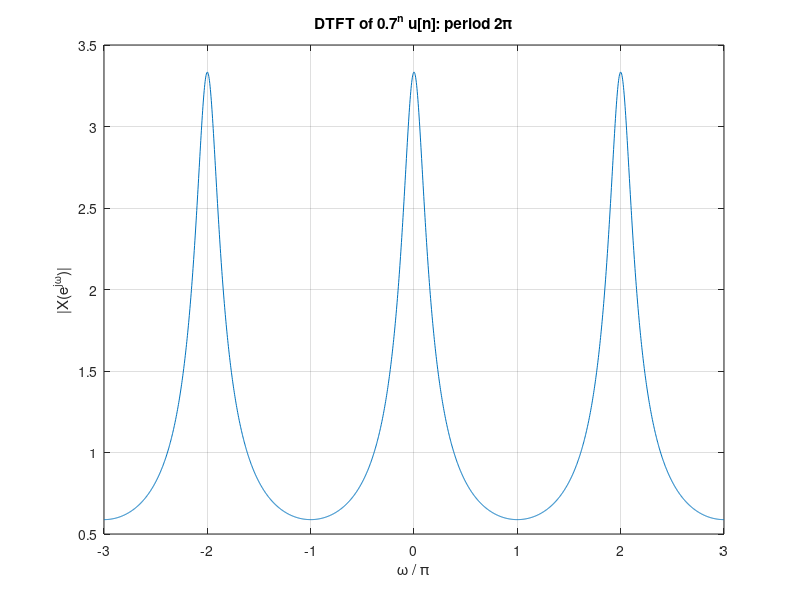
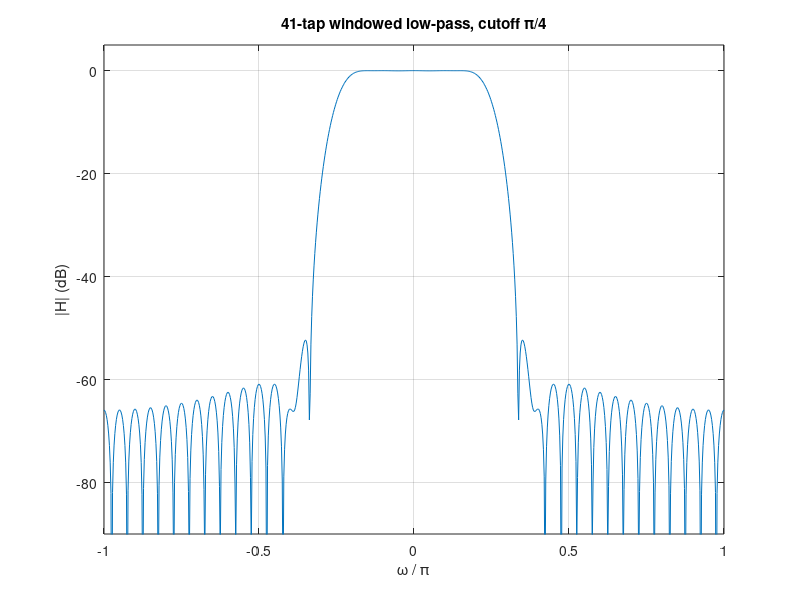

These charts were generated, in order, by the following MATLAB code:
% Signals and Systems — The Discrete-Time Fourier Transform
%title: The DTFT: Periodic in Frequency
%ar-title: تحويل فورييه المتقطع: دوري في التردد
%lesson: ss-ch4-3
%course: signals-systems

%% DTFT of a^n u[n] by direct summation
%ar: X(e^{jω}) = Σ x[n] e^{−jωn}. نجمع 200 حدًا (يكفي لأن a^n تتلاشى) لكل ω، ونقارن بـ 1/(1 − a e^{−jω}). الضرب في مصفوفة يحسب كل الترددات دفعة واحدة.
a = 0.7; n = 0:199; w = linspace(-pi, pi, 801);
X = exp(-1j*w.'*n) * (a.^n).';
Xf = 1./(1 - a*exp(-1j*w.'));
fprintf('max error = %.2e\n', max(abs(X - Xf)))
%check: max(abs(X - Xf)) < 1e-12

%% Periodic with period 2*pi
%ar: نرسم على ثلاث فترات: الطيف يتكرر كل 2π. القمة عند ω = 0 لأن a موجبة (إشارة بطيئة التغير).
w3 = linspace(-3*pi, 3*pi, 2000);
plot(w3/pi, abs(1./(1 - a*exp(-1j*w3)))); grid on; xlabel('\omega / \pi'); ylabel('|X(e^{j\omega})|'); title('DTFT of 0.7^n u[n]: period 2\pi')

%% a^|n| and the ideal low-pass
%ar: x = a^|n| تحويلها (1 − a²)/(1 − 2a cos ω + a²) حقيقي. وعكس النافذة |ω| < B هو sin(Bn)/(πn) مع x[0] = B/π.
n = -150:150; x = a.^abs(n);
X = real(exp(-1j*w.'*n) * x.');
fprintf('a^|n|: max error = %.2e\n', max(abs(X - (1 - a^2)./(1 - 2*a*cos(w.') + a^2))))
B = pi/4; h = sin(B*n)./(pi*n); h(n == 0) = B/pi;
fprintf('ideal LPF: h[0] = %.4f = B/pi\n', h(n == 0))
%check: abs(h(n == 0) - 0.25) < 1e-12

%%! Project idea: design a simple digital low-pass filter
%ar: مشروع: المرشح المثالي h لا نهائي. نقطعه إلى 41 عيّنة ونضربه في نافذة (Hamming نكتبها بأنفسنا) ثم نرى استجابته الترددية: مرشح FIR حقيقي تقدر تستخدمه بـ filter.
M = 20; m = -M:M; hT = sin(B*m)./(pi*m); hT(m == 0) = B/pi;
win = 0.54 - 0.46*cos(2*pi*(0:2*M)/(2*M));
hw = hT.*win;
H = exp(-1j*w.'*m) * hw.';
figure; plot(w/pi, 20*log10(abs(H))); grid on; xlabel('\omega / \pi'); ylabel('|H| (dB)'); title('41-tap windowed low-pass, cutoff \pi/4'); ylim([-90 5])
fprintf('gain at w = 0: %.3f, at w = pi/2: %.1f dB\n', abs(H(w == 0)), 20*log10(abs(H(abs(w - pi/2) < 1e-9))))
